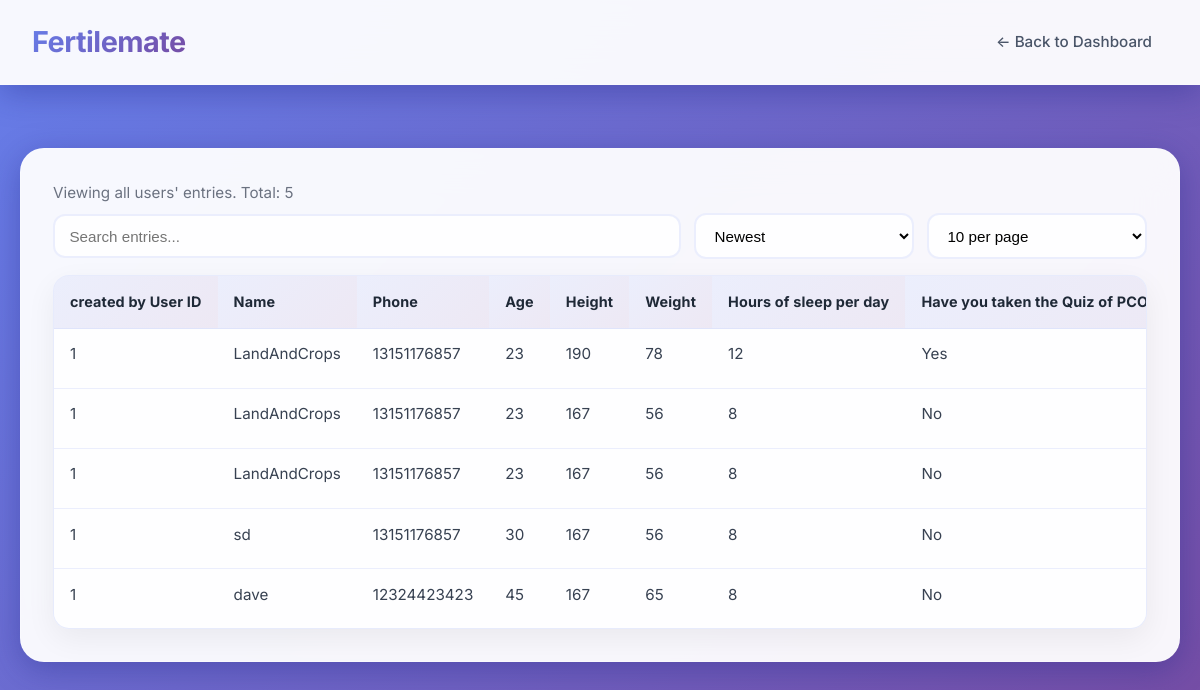
/female_data (signed in), run on the app's committed database.
### app.py (models this page shows)
class FemaleEntryFlat(db.Model):
    id = db.Column(db.Integer, primary_key=True)
    entry_id = db.Column(db.Integer, db.ForeignKey('female_entry.id'), nullable=True)
    user_id = db.Column(db.Integer, db.ForeignKey('user.id'), nullable=True)
    name = db.Column(db.String(120))
    phone = db.Column(db.String(64))
    age = db.Column(db.String(16))
    height = db.Column(db.String(16))
    weight = db.Column(db.String(16))
    sleep_hours = db.Column(db.String(16))
    quiz_taken = db.Column(db.String(16))
    marital_status = db.Column(db.String(32))
    plan_pregnant = db.Column(db.String(16))
    birth_control = db.Column(db.String(64))
    breakfast_daily = db.Column(db.String(16))
    breakfast_time = db.Column(db.String(16))
    lunch_daily = db.Column(db.String(16))
    lunch_time = db.Column(db.String(16))
    dinner_daily = db.Column(db.String(16))
    dinner_time = db.Column(db.String(16))
    water_per_day = db.Column(db.String(16))
    exercise = db.Column(db.String(16))
    travel_to_work = db.Column(db.String(32))
    sleep_time = db.Column(db.String(16))
    sleep_issue = db.Column(db.String(16))
    exercise_3_times = db.Column(db.String(16))
    irregular_menstruation = db.Column(db.String(64))
    supplements = db.Column(db.String(64))
    predicted_pcos_type = db.Column(db.String(128))
    created_at = db.Column(db.DateTime, default=datetime.utcnow)

### app.py (the view)
@app.route('/female_data')
@login_required
def female_data_page():
    role = session.get('role', 'user')
    if role == 'admin':
        flats = FemaleEntryFlat.query.order_by(FemaleEntryFlat.created_at.desc()).all()
    else:
        flats = FemaleEntryFlat.query.filter_by(user_id=session.get('user_id')).order_by(FemaleEntryFlat.created_at.desc()).all()
    rows = []
    for f in flats:
        rows.append({
            'flat_id': f.id,
            'id': f.entry_id or f.id,
            'user_id': f.user_id,
            'name': f.name,
            'phone': f.phone,
            'age': f.age,
            'height': f.height,
            'weight': f.weight,
            'sleep_hours': f.sleep_hours,
            'quiz_taken': f.quiz_taken,
            'marital_status': f.marital_status,
            'plan_pregnant': f.plan_pregnant,
            'birth_control': f.birth_control,
            'breakfast_daily': f.breakfast_daily,
            'breakfast_time': f.breakfast_time,
            'lunch_daily': f.lunch_daily,
            'lunch_time': f.lunch_time,
            'dinner_daily': f.dinner_daily,
            'dinner_time': f.dinner_time,
            'water_per_day': f.water_per_day,
            'exercise': f.exercise,
            'travel_to_work': f.travel_to_work,
            'sleep_time': f.sleep_time,
            'sleep_issue': f.sleep_issue,
            'exercise_3_times': f.exercise_3_times,
            'irregular_menstruation': f.irregular_menstruation,
            'supplements': f.supplements,
            'pcos_type': f.predicted_pcos_type,
            'created': f.created_at.strftime('%Y-%m-%d %H:%M') if f.created_at else ''
        })
    return render_template('female_data.html', role=role, rows=rows)

### app.py (called while the page is built)
def login_required(view_function):
    @wraps(view_function)
    def wrapper(*args, **kwargs):
        if not session.get('logged_in'):
            return redirect(url_for('login'))
        return view_function(*args, **kwargs)
    return wrapper

### templates/female_data.html (shortened to what this page needs)
<!DOCTYPE html>
<html lang="en">
<head>
</head>
<body>
  <div class="navbar">
    <div class="logo">Fertilemate</div>
    <nav><a href="/">← Back to Dashboard</a></nav>
  </div>
  <div class="container">
    <p class="muted">Viewing {{ 'all users\' entries' if role == 'admin' else 'your entries' }}. Total: {{ rows|length }}</p>
    <div class="toolbar">
      <input id="searchInput" type="text" placeholder="Search entries..." aria-label="Search">
      <select id="sortSelect" aria-label="Sort">
        <option value="created_desc">Newest</option>
      </select>
      <select id="pageSizeSelect" aria-label="Rows per page">
        <option value="10">10 per page</option>
      </select>
    </div>
    <div class="table-container">
      <table>
        <thead>
          <tr>
            {% if role == 'admin' %}<th>created by User ID</th>{% endif %}
            <th>Name</th>
            <th>Phone</th>
            <th>Age</th>
            <th>Height</th>
            <th>Weight</th>
            <th>Hours of sleep per day</th>
            <th>Have you taken the Quiz of PCOS Type?</th>
          </tr>
        </thead>
        <tbody>
          {% for r in rows %}
          <tr data-name="{{ (r.name or '')|lower }}" data-phone="{{ (r.phone or '')|lower }}" data-created="{{ r.created }}">
            {% if role == 'admin' %}<td>{{ r.user_id }}</td>{% endif %}
            <td>{{ r.name }}</td>
            <td>{{ r.phone }}</td>
            <td>{{ r.age }}</td>
            <td>{{ r.height }}</td>
            <td>{{ r.weight }}</td>
            <td>{{ r.sleep_hours }}</td>
            <td>{{ r.quiz_taken }}</td>
          </tr>
          {% endfor %}
        </tbody>
      </table>
    </div>
  </div>
</body>
</html>

### templates/female_data.html (style rules this page uses)
* { margin: 0; padding: 0; box-sizing: border-box; }
body { padding:20px;font-family: 'Inter', -apple-system, BlinkMacSystemFont, 'Segoe UI', Roboto, sans-serif; background: linear-gradient(135deg, #667eea 0%, #764ba2 100%); min-height: 100vh; color: #2d3748; line-height: 1.6; }
.navbar { background: rgba(255, 255, 255, 0.95); backdrop-filter: blur(20px); color: #2d3748; padding: 1.2rem 2rem; display: flex; justify-content: space-between; align-items: center; box-shadow: 0 8px 32px rgba(31, 38, 135, 0.37); border-bottom: 1px solid rgba(255, 255, 255, 0.18); position: fixed; top: 0; left: 0; right: 0; z-index: 1000; }
.navbar .logo { font-size: 1.8rem; font-weight: 700; background: linear-gradient(135deg, #667eea 0%, #764ba2 100%); -webkit-background-clip: text; -webkit-text-fill-color: transparent; background-clip: text; letter-spacing: -0.5px; }
.navbar nav a { color: #4a5568; text-decoration: none; margin-left: 2rem; font-size: 0.95rem; font-weight: 500; padding: 0.5rem 1rem; border-radius: 8px; transition: all 0.3s ease; }
.container { max-width: full; margin: 8rem auto 2rem; background: rgba(255, 255, 255, 0.95); backdrop-filter: blur(20px); border-radius: 24px; box-shadow: 0 8px 32px rgba(31, 38, 135, 0.37); border: 1px solid rgba(255, 255, 255, 0.18); padding: 2rem; }
.muted { color: #6b7280; font-size: 0.95rem; }
.table-container { margin-top: 1rem; background: rgba(255,255,255,0.9); border: 1px solid rgba(102,126,234,0.15); border-radius: 16px; overflow-x: auto; overflow-y: hidden; -webkit-overflow-scrolling: touch; box-shadow: 0 10px 30px rgba(0,0,0,0.06); }
table { width: 100%; height: full; border-collapse: collapse; }
thead th { background: linear-gradient(135deg, rgba(102,126,234,0.12) 0%, rgba(118,75,162,0.12) 100%); color: #1f2937; text-align: left; font-weight: 700; font-size: 0.9rem; letter-spacing: 0.01em; padding: 0.9rem 1rem; border-bottom: 1px solid rgba(102,126,234,0.2); position: sticky; top: 0; z-index: 1; white-space: nowrap; }
tbody td { padding: 0.85rem 1rem; border-bottom: 1px solid rgba(102,126,234,0.12); vertical-align: top; color: #374151; font-size: 0.95rem; white-space: nowrap; }
tbody tr:last-child td { border-bottom: none; }
.toolbar { display: grid; grid-template-columns: 1fr repeat(2, minmax(180px, 220px)); gap: 0.8rem; align-items: center; margin: 0.5rem 0; }
.toolbar input[type="text"], .toolbar select { padding: 0.7rem 0.9rem; border: 2px solid rgba(102,126,234,0.12); border-radius: 12px; background: rgba(255,255,255,0.9); font-size: 0.95rem; outline: none; transition: all 0.2s ease; }

### data on the page
FemaleEntryFlat: user_id "1", name "LandAndCrops", phone "13151176857", age "23", height "190", weight "78", sleep_hours "12", quiz_taken "Yes"
FemaleEntryFlat: user_id "1", name "LandAndCrops", phone "13151176857", age "23", height "167", weight "56", sleep_hours "8", quiz_taken "No"
FemaleEntryFlat: user_id "1", name "LandAndCrops", phone "13151176857", age "23", height "167", weight "56", sleep_hours "8", quiz_taken "No"
FemaleEntryFlat: user_id "1", name "sd", phone "13151176857", age "30", height "167", weight "56", sleep_hours "8", quiz_taken "No"
FemaleEntryFlat: user_id "1", name "dave", phone "12324423423", age "45", height "167", weight "65", sleep_hours "8", quiz_taken "No"

### other printed values
{{ 'all users\' entries' if role == 'admin' else 'your entries' }} "all users' entries"
{{ rows|length }} "5"
